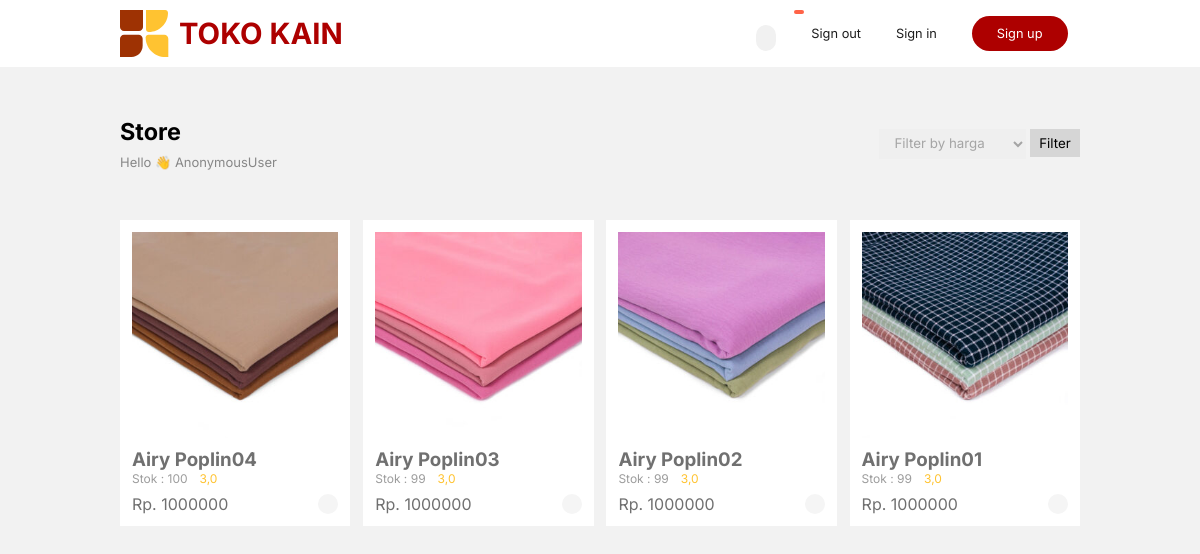
/, run on an earlier commit of the app's database.
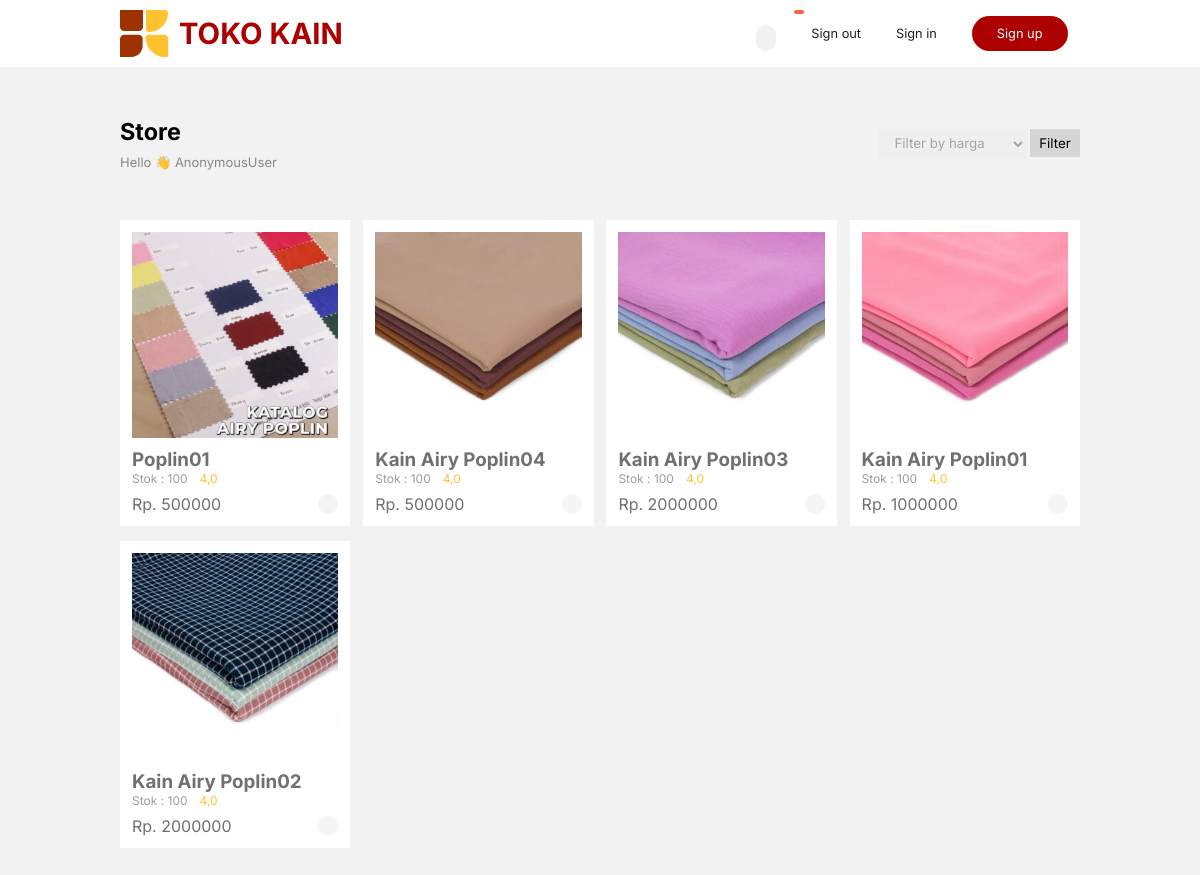
And on a later commit of the database.
### greenstore_app/models.py (models this page shows, shortened)
class Produk(models.Model):
    img_produk = models.ImageField(upload_to='produk')
    nama_produk = models.CharField(max_length=100)
    rettings = models.FloatField()
    harga = models.IntegerField()
    stok = models.IntegerField(default=0)

### greenstore_app/views.py (the view)
# urls.py: path('', ProdukListView.as_view(), name='index'),
class ProdukListView(ListView):
    model = Produk
    template_name = 'index.html'
    context_object_name = 'produk'
    def get_queryset(self):
        queryset = Produk.objects.all().order_by('-id')
        filter_type = self.request.GET.get('filter_type', '')
        if filter_type == 'termurah':
            queryset = queryset.order_by('harga')
        elif filter_type == 'termahal':
            queryset = queryset.order_by('-harga')
        return queryset

### templates/index.html (shortened to what this page needs)
{% load static %}
<!DOCTYPE html>
<html lang="en">
<head>
    <link rel="stylesheet" href="{%static 'css/main.css'%}">
</head>
<body>
    <nav>
        <div class="logo">
            <img src="{% static 'img/logo.svg' %}" alt="">
            <h3>TOKO KAIN</h3>
        </div>
        <div class="btncart">
            <a href="{% url 'checkout' %}">
                <p id="jlh">{{ total_items }}</p>
                <ion-icon name="cart" id="cartProduk"></ion-icon>
            </a>
            <button class="signin" id="signout-btn">Sign out</button>
            <button class="signin" onclick="window.dialogsignin.showModal();">Sign in</button>
            <button class="signup" onclick="window.dialogsignup.showModal();">Sign up</button>
        </div>
    </nav>
    <div class="container">
        <div class="content1">
            <div class="title">
                <h3>Store</h3>
                <p>Hello 👋 {{user}}</p>
            </div>
            <form method="GET" action="{% url 'index' %}">
                <select name="filter_type" id="filter-type">
                    <option value="">Filter by harga</option>
                </select>
                <button type="submit">Filter</button>
            </form>
        </div>
        <div class="content2">
            {% for data in produk %}
                <div class="card">
                    <img src="{{data.img_produk.url}}" alt="">
                    <div class="ket">
                        <h3>{{data.nama_produk}}</h3>
                        <div id="reting">
                            <div class="stok">
                                <p>Stok : {{data.stok}}</p>
                            </div>
                            {{data.rettings}}
                        </div>
                        <p>Rp. {{data.harga}}</p>
                        <a href="#" class="beli-btn" data-produk-id="{{data.id}}">
                            <ion-icon name="bag-check" id="beli"></ion-icon>
                        </a>
                    </div>
                </div>
            {% endfor %}
        </div>
    </div>
</body>
</html>

What changed in the data, as far as the page shows it:
removed Produk: img_produk (picture), nama_produk "Airy Poplin04", stok "100", rettings "3,0", harga "1000000"
changed Produk: img_produk: a different picture; nama_produk "Airy Poplin03" → "Poplin01"; stok "99" → "100"; rettings "3,0" → "4,0"; harga "1000000" → "500000"
changed Produk: img_produk: a different picture; nama_produk "Airy Poplin02" → "Kain Airy Poplin04"; stok "99" → "100"; rettings "3,0" → "4,0"; harga "1000000" → "500000"
changed Produk: img_produk: a different picture; nama_produk "Airy Poplin01" → "Kain Airy Poplin03"; stok "99" → "100"; rettings "3,0" → "4,0"; harga "1000000" → "2000000"
added Produk: img_produk (picture), nama_produk "Kain Airy Poplin01", stok "100", rettings "4,0", harga "1000000"
added Produk: img_produk (picture), nama_produk "Kain Airy Poplin02", stok "100", rettings "4,0", harga "2000000"
